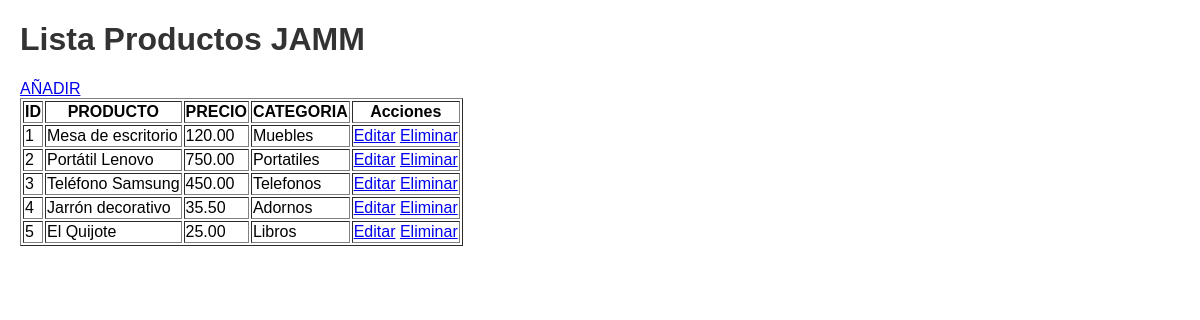
/ut3-02-crud-productos/src/index.php, run on the app's committed database.
### tables this page shows
CREATE TABLE productos (
    id INT AUTO_INCREMENT PRIMARY KEY,
    nombre VARCHAR(100) NOT NULL,
    precio DECIMAL(10, 2) NOT NULL,
    id_categoria INT,
    FOREIGN KEY (id_categoria) REFERENCES categorias(id)
        ON DELETE CASCADE
        ON UPDATE CASCADE
);

CREATE TABLE categorias (
    id INT AUTO_INCREMENT PRIMARY KEY,
    nombre VARCHAR(100) NOT NULL
);

### ut3-02-crud-productos/src/index.php (the view, shortened to what this page needs)
<?php
include 'bd.php';
$sql = "SELECT productos.id, productos.nombre AS PRODUCTO, productos.precio, categorias.nombre AS CATEGORIA
FROM productos
LEFT JOIN categorias ON productos.id_categoria = categorias.id";
$stmt = $pdo->query($sql);
$productos = $stmt->fetchAll();
?>
<!DOCTYPE html>
<html lang="es">
<head>
    <link rel="stylesheet" href="css/estilo.css">
</head>
<body>
    <h1>Lista Productos JAMM</h1>
    <a href="crear.php"> AÑADIR </a>
    <table border="1">
        <tr>
            <th>ID</th>
            <th>PRODUCTO</th>
            <th>PRECIO</th>
            <th>CATEGORIA</th>
            <th>Acciones</th>
        </tr>
        <?php foreach ($productos as $elProducto): ?>
            <tr>
                <td><?= htmlspecialchars($elProducto['id']) ?> </td>
                <td><?= htmlspecialchars($elProducto['PRODUCTO']) ?> </td>
                <td><?= htmlspecialchars($elProducto['precio']) ?> </td>
                <td><?= htmlspecialchars($elProducto['CATEGORIA'] ?? 'Sin categoría') ?></td>
                <td>
                    <a href="editar.php?id=<?= $elProducto['id'] ?>">Editar</a>
                    <a href="eliminar.php?id=<?= $elProducto['id'] ?>">Eliminar</a>
                </td>
            </tr>
        <?php endforeach; ?>
    </table>
</body>
</html>

### ut3-02-crud-productos/src/css/estilo.css (style rules this page uses)
body { font-family: Arial, sans-serif; margin: 20px; }
h1 { color: #333; }

### data on the page
productos: id "1", nombre "Mesa de escritorio", precio "120.00", id_categoria.nombre "Muebles"
productos: id "2", nombre "Portátil Lenovo", precio "750.00", id_categoria.nombre "Portatiles"
productos: id "3", nombre "Teléfono Samsung", precio "450.00", id_categoria.nombre "Telefonos"
productos: id "4", nombre "Jarrón decorativo", precio "35.50", id_categoria.nombre "Adornos"
productos: id "5", nombre "El Quijote", precio "25.00", id_categoria.nombre "Libros"
